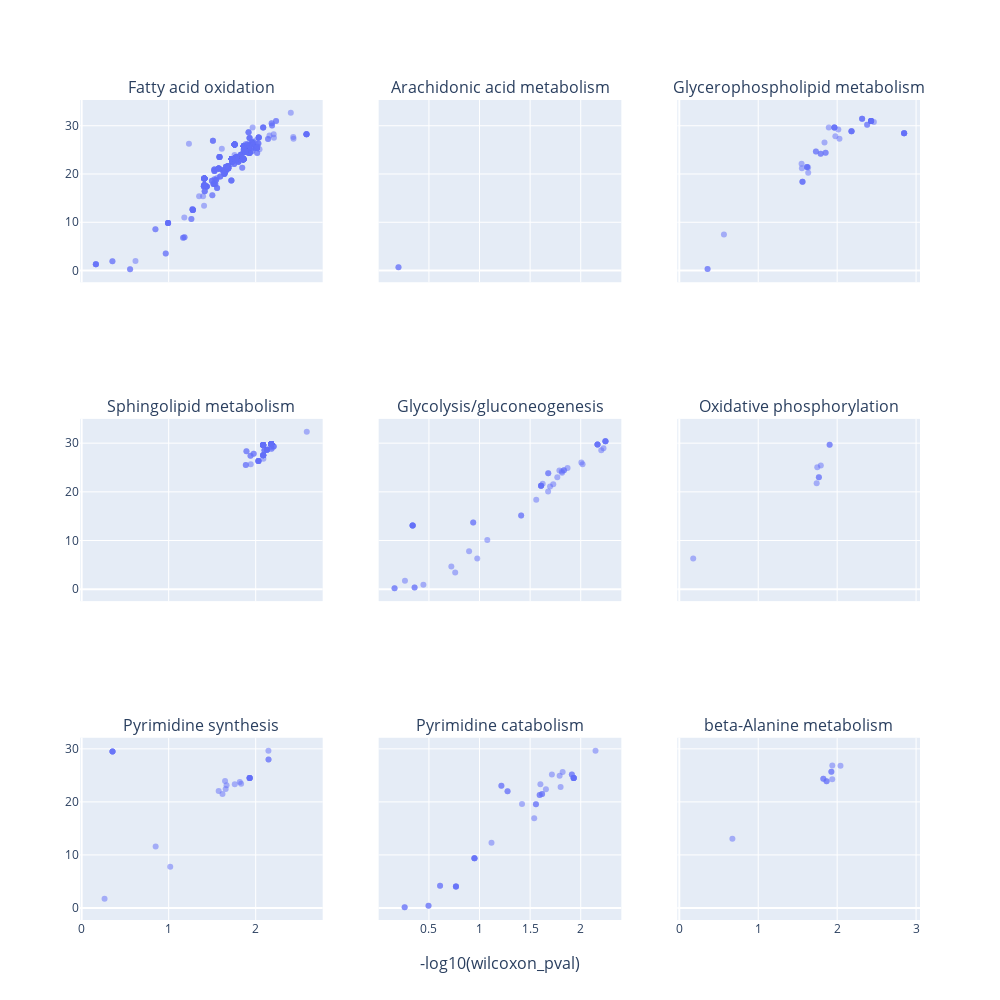

Write notebook code for a chart like this one.
### Code cell
from plotly.subplots import make_subplots
fig = make_subplots(
    rows = 3, 
    cols = 3,
    subplot_titles = relevant_subsystems,
    shared_xaxes = True,
    shared_yaxes = True,
    x_title = '-log10(wilcoxon_pval)'
)
key1 = 'E14_5,P4'
key2 = 'Mature_Glutamatergic'
data = wilcoxon_test_results[key1][key2]
for i, j, subsystem in zip(
    [1, 1, 1, 2, 2, 2, 3, 3, 3], 
    [1, 2, 3, 1, 2, 3, 1, 2, 3], 
    relevant_subsystems):
    fig.add_trace(
        plotly_vulcano_plot(
            data[data.subsystem == subsystem],
            key2 + ' ' + ' vs. '.join(key1.split(',')[::-1]) + subsystem,
            pval_cutoff = 0.05,
            pval_column = 'wilcox_pval'
        ).data[0],
        row = i, 
        col = j
    )
    
fig.update_layout(
    width = 1000,
    height = 1000
)
fig.show()

### Figure 1 — Plotly figure (JSON) as saved in the notebook; plotly's stock layout.template omitted (floating-point values rounded to 4 significant figures; data arrays with more than 128 entries replaced by an {"elided": "..."} marker saying what was removed)
{"data": [{"customdata": {"elided": "634x2 str values"}, "hovertemplate": "<b>%{hovertext}</b><br><br>Cohens's D=%{x}<br>-log10(adjusted p-value)=%{y}<br>associated_genes=%{customdata[0]}<br>subsystem=%{customdata[1]}<extra></extra>", "hovertext": {"elided": "634 str values"}, "legendgroup": "", "marker": {"color": "#636efa", "opacity": 0.5, "symbol": "circle"}, "mode": "markers", "name": "", "orientation": "v", "showlegend": false, "type": "scatter", "x": {"elided": "634 float values"}, "xaxis": "x", "y": {"elided": "634 float values"}, "yaxis": "y"}, {"customdata": [["GPX3; GPX5; GPX6; GPX7", "Arachidonic acid metabolism"], ["GPX3; GPX5; GPX6; GPX7", "Arachidonic acid metabolism"]], "hovertemplate": "<b>%{hovertext}</b><br><br>Cohens's D=%{x}<br>-log10(adjusted p-value)=%{y}<br>associated_genes=%{customdata[0]}<br>subsystem=%{customdata[1]}<extra></extra>", "hovertext": ["RE3520", "RE3520"], "legendgroup": "", "marker": {"color": "#636efa", "opacity": 0.5, "symbol": "circle"}, "mode": "markers", "name": "", "orientation": "v", "showlegend": false, "type": "scatter", "x": [0.1991, 0.1991], "xaxis": "x2", "y": [0.7003, 0.7003], "yaxis": "y2"}, {"customdata": [["ACHE", "Glycerophospholipid metabolism"], ["CDIPT", "Glycerophospholipid metabolism"], ["CDIPT", "Glycerophospholipid metabolism"], ["CDS1; CDS2", "Glycerophospholipid metabolism"], ["CDS1; CDS2", "Glycerophospholipid metabolism"], ["CEPT1; CHPT1", "Glycerophospholipid metabolism"], ["CEPT1", "Glycerophospholipid metabolism"], ["CHAT", "Glycerophospholipid metabolism"], ["PCYT1A; PCYT1B", "Glycerophospholipid metabolism"], ["PHOSPHO1", "Glycerophospholipid metabolism"], ["CHKA; CHKB", "Glycerophospholipid metabolism"], ["CRLS1", "Glycerophospholipid metabolism"], ["DGKA; DGKB; DGKD; DGKE; DGKG; DGKH; DGKI; DGKQ; DGKZ", "Glycerophospholipid metabolism"], ["DGKA; DGKB; DGKD; DGKE; DGKG; DGKH; DGKI; DGKQ; DGKZ", "Glycerophospholipid metabolism"], ["DGKI; DGKZ", "Glycerophospholipid metabolism"], ["CHKA; CHKB; ETNK1; ETNK2", "Glycerophospholipid metabolism"], ["PHOSPHO1", "Glycerophospholipid metabolism"], ["GPD1", "Glycerophospholipid metabolism"], ["GPD1", "Glycerophospholipid metabolism"], ["GK; GK2", "Glycerophospholipid metabolism"], ["GK; GK2", "Glycerophospholipid metabolism"], [null, "Glycerophospholipid metabolism"], ["PLA2G4A", "Glycerophospholipid metabolism"], ["PAFAH1B1; PAFAH1B2; PAFAH1B3; PAFAH2", "Glycerophospholipid metabolism"], ["PLA2G7", "Glycerophospholipid metabolism"], [null, "Glycerophospholipid metabolism"], ["PLD1; PLD2", "Glycerophospholipid metabolism"], ["PLD1", "Glycerophospholipid metabolism"], ["PLD1", "Glycerophospholipid metabolism"], ["PLD1", "Glycerophospholipid metabolism"], ["PCYT2", "Glycerophospholipid metabolism"], ["PEMT", "Glycerophospholipid metabolism"], ["PEMT", "Glycerophospholipid metabolism"], ["PGS1", "Glycerophospholipid metabolism"], [null, "Glycerophospholipid metabolism"], ["PIKFYVE; PIP4K2A; PIP4K2B; PIP4K2C; PIP5K1A; PIP5K1B; PIP5K1C", "Glycerophospholipid metabolism"], ["PI4K2A; PI4KA; PI4KB", "Glycerophospholipid metabolism"], ["PLA2G12A; PLA2G2A; PLA2G2F; PLA2G3; PLA2G4A; PLA2G4B; PLA2G4E; PLA2G5; PLA2G6", "Glycerophospholipid metabolism"], ["PLA2G10; PLA2G12A; PLA2G1B; PLA2G2A; PLA2G2D; PLA2G2E; PLA2G2F; PLA2G5", "Glycerophospholipid metabolism"], [null, "Glycerophospholipid metabolism"], ["PTDSS1", "Glycerophospholipid metabolism"], ["PTDSS1", "Glycerophospholipid metabolism"], ["PTDSS2", "Glycerophospholipid metabolism"], ["PTDSS2", "Glycerophospholipid metabolism"], ["PLD2", "Glycerophospholipid metabolism"], ["PLD2", "Glycerophospholipid metabolism"], ["ETNPPL", "Glycerophospholipid metabolism"], ["AKR1A1; AKR1B3", "Glycerophospholipid metabolism"], ["AKR1A1; AKR1B3", "Glycerophospholipid metabolism"], [null, "Glycerophospholipid metabolism"], [null, "Glycerophospholipid metabolism"]], "hovertemplate": "<b>%{hovertext}</b><br><br>Cohens's D=%{x}<br>-log10(adjusted p-value)=%{y}<br>associated_genes=%{customdata[0]}<br>subsystem=%{customdata[1]}<extra></extra>", "hovertext": ["Acetylcholinesterase", "phosphatidylinositol synthase (Homo sapiens)", "phosphatidylinositol synthase (Homo sapiens)", "phosphatidate cytidylyltransferase", "phosphatidate cytidylyltransferase", "choline phosphotransferase", "ethanolamine phosphotransferase", "Choline O-acetyltransferase", "choline phosphate cytididyltransferase", "choline phosphate phosphatase", "Choline kinase", "cardiolipin synthase (homo sapiens)", "Diacylglycerol phosphate kinase (homo sapiens)", "Diacylglycerol phosphate kinase (homo sapiens)", "Diacylglycerol phosphate kinase (homo sapiens)", "Ethanolamine kinase", "ethanolamine phosphate phosphatase", "glycerol-3-phosphate dehydrogenase (NAD)", "glycerol-3-phosphate dehydrogenase (NAD)", "glycerol kinase", "glycerol kinase", "Glycerophosphodiester phosphodiesterase (Glycerophosphocholine)", "lysophospholipase", "Platelet-activating factor acetylhydrolase", "Platelet-activating factor acetylhydrolase", "alkyl glycerol phosphocholine acetyl transferase", "choline phosphatase", "choline phosphatase", "choline phosphatase", "choline phosphatase", "phosphoethanolamine cytidyltransferase", "phosphatidylethanolamine N-methyltransferase", "phosphatidylethanolamine N-methyltransferase", "phosphatidyl-CMP: glycerophosphate phosphatidyltransferase", "Phosphatidylglycerol phosphate phosphatase (homo sapiens)", "phosphatidylinositol 4-phosphate 5-kinase", "phosphatidylinositol 4-kinase", "phospholipase A2", "phospholipase A2", "Phosphatidylserine decarboxylase", "Phosphatidylserine synthase homo sapiens", "Phosphatidylserine synthase homo sapiens", "Phosphatidylserine synthase homo sapiens", "Phosphatidylserine synthase homo sapiens", "RE3301", "RE3301", "Ethanolamine-phosphate phospho-lyase (deaminating) EC:4.2.3.2", "Glycerol:NADP+ oxidoreductase Glycerolipid metabolism EC:1.1.1.2 EC:1.1.1.72", "Glycerol:NADP+ oxidoreductase Glycerolipid metabolism EC:1.1.1.2 EC:1.1.1.72", "S-Adenosyl-L-methionine:ethanolamine-phosphate N-methyltransferase Glycerophospholipid metabolism EC:2.1.1.103", "S-Adenosyl-L-methionine:ethanolamine-phosphate N-methyltransferase Glycerophospholipid metabolism EC:2.1.1.103"], "legendgroup": "", "marker": {"color": "#636efa", "opacity": 0.5, "symbol": "circle"}, "mode": "markers", "name": "", "orientation": "v", "showlegend": false, "type": "scatter", "x": [2.465, 2.316, 2.38, 2.38, 2.182, 2.43, 2.43, 0.5655, 2.43, 1.618, 1.791, 1.632, 2.43, 2.015, 2.029, 1.791, 1.618, 0.3583, 0.3583, 1.56, 1.56, 1.965, 1.965, 1.854, 1.633, 1.854, 2.848, 2.848, 2.182, 2.848, 2.43, 2.182, 1.894, 2.316, 2.316, 1.549, 1.618, 1.965, 1.965, 1.731, 2.848, 2.43, 1.84, 2.43, 2.848, 2.43, 1.731, 1.56, 1.553, 2.182, 1.977], "xaxis": "x3", "y": [30.78, 31.44, 30.22, 30.22, 28.86, 31.0, 31.0, 7.483, 31.0, 21.47, 24.19, 21.35, 31.0, 29.25, 27.29, 24.19, 21.47, 0.3344, 0.3344, 18.38, 18.38, 29.65, 29.65, 24.39, 20.29, 24.39, 28.45, 28.45, 28.86, 28.45, 31.0, 28.86, 29.63, 31.44, 31.44, 22.15, 21.47, 29.65, 29.65, 24.64, 28.45, 31.0, 26.51, 31.0, 28.45, 31.0, 24.64, 18.38, 21.18, 28.86, 27.82], "yaxis": "y3"}, {"customdata": {"elided": "79x2 str values"}, "hovertemplate": "<b>%{hovertext}</b><br><br>Cohens's D=%{x}<br>-log10(adjusted p-value)=%{y}<br>associated_genes=%{customdata[0]}<br>subsystem=%{customdata[1]}<extra></extra>", "hovertext": ["3-Dehydrosphinganine reductase", "Lactosylceramide 4-alpha-galactosyltransferase", "Arylsulfatase A", "N-acylsphingosine amidohydrolase", "Beta-1,3-galactosyltransferase 3", "Beta-1,3-galactosyltransferase 4", "Beta-1,3-galactosyltransferase 4", "Beta-1,3-galactosyltransferase 4", "Beta-1,3-galactosyltransferase 4", "Beta-1,3-galactosyltransferase 5", "UDP-GlcNAc:betaGal beta-1,3-N-acetylglucosaminyltransferase 3, Golgi apparatus", "UDP-GlcNAc:betaGal beta-1,3-N-acetylglucosaminyltransferase 3, Golgi apparatus", "UDP-GlcNAc:betaGal beta-1,3-N-acetylglucosaminyltransferase 3, Golgi apparatus", "UDP-GlcNAc:betaGal beta-1,3-N-acetylglucosaminyltransferase 3, Golgi apparatus", "UDP-GlcNAc:betaGal beta-1,3-N-acetylglucosaminyltransferase 3, Golgi apparatus", "UDP-GlcNAc:betaGal beta-1,3-N-acetylglucosaminyltransferase 3, Golgi apparatus", "UDP-GlcNAc:betaGal beta-1,3-N-acetylglucosaminyltransferase 3, Golgi apparatus", "UDP-GlcNAc:betaGal beta-1,3-N-acetylglucosaminyltransferase 3, Golgi apparatus", "Ceramide kinase", "dihydroceramide desaturase", "dihydroceramide desaturase", "dihydrosphingosine N-acyltransferase", "Galactoside 2-alpha-L-fucosyltransferase 1", "Galactosylceramide sulfotransferase", "Galactosylceramide sulfotransferase", "Galactocerebrosidase", "Beta-1,4 N-acetylgalactosaminyltransferase", "Beta-1,4 N-acetylgalactosaminyltransferase", "Beta-1,4 N-acetylgalactosaminyltransferase", "Beta-1,4 N-acetylgalactosaminyltransferase", "Ganglioside O-acetylation", "Ganglioside O-acetylation", "Glucosylceramidase", "Glucosylceramidase", "globoside alpha-1,3-N-acetylgalactosaminyltransferase 1", "galactosidase, alpha", "Beta-galactosidase", "N-acetylgalactosaminidase, beta-", "N-acetylgalactosaminidase, alpha-", "RE2675", "sphingoid base-phosphate phosphatase (sphinganine 1-phosphatase), endoplasmic reticulum", "sphingoid base-phosphate phosphatase (sphinganine 1-phosphatase), endoplasmic reticulum", "serine C-palmitoyltransferase", "Sphingosine-1-phosphate lyase", "Beta-galactoside alpha-2,3-sialyltransferase, Golgi apparatus", "Lactosylceramide alpha-2,3-sialyltransferase, Golgi apparatus", "sphingolipid long chain base kinase (sphinganine)", "sphingomyelin phosphodiesterase 3, neutral membrane (neutral sphingomyelinase II)", "sphingomyelin phosphodiesterase 3, neutral membrane (neutral sphingomyelinase II)", "sphingomyelinase", "Sphingomyelin synthase (homo sapiens)", "sphingosine kinase 2", "sphingomyelin deacylase", "CMP-N-acetylneuraminate-beta-galactosamide-alpha-2,3-sialyltransferase, Golgi apparatus", "CMP-N-acetylneuraminate-beta-galactosamide-alpha-2,3-sialyltransferase, Golgi apparatus", "CMP-N-acetylneuraminate-beta-galactosamide-alpha-2,3-sialyltransferase, Golgi apparatus", "Alpha-N-acetylgalactosaminide alpha-2,6-sialyltransferase 2", "Alpha-N-acetylgalactosaminide alpha-2,6-sialyltransferase 2", "Alpha-N-acetylgalactosaminide alpha-2,6-sialyltransferase 2", "Alpha-N-acetylgalactosaminide alpha-2,6-sialyltransferase 2", "Alpha-N-acetylgalactosaminide alpha-2,6-sialyltransferase 2", "Alpha-N-acetylgalactosaminide alpha-2,6-sialyltransferase 2", "Alpha-N-acetylgalactosaminide alpha-2,6-sialyltransferase 2", "Alpha-N-acetylgalactosaminide alpha-2,6-sialyltransferase 2", "Alpha-N-acetylgalactosaminide alpha-2,6-sialyltransferase 3", "sialytransferase 7 ((alpha-N-acetylneuraminyl 2,3-betagalactosyl-1,3)-N-acetyl galactosaminide alpha-2,6-sialytransferase) F", "Beta-galactoside alpha-2,3-sialyltransferase", "Beta-galactoside alpha-2,3-sialyltransferase", "Beta-galactoside alpha-2,3-sialyltransferase", "Beta-galactoside alpha-2,3-sialyltransferase", "Beta-galactoside alpha-2,3-sialyltransferase", "Beta-galactoside alpha-2,3-sialyltransferase", "Beta-galactoside alpha-2,3-sialyltransferase", "Ceramide glucosyltransferase", "3-sn-phosphatidate phosphohydrolase Sphingolipid metabolism EC:3.1.3.4", "S-Adenosyl-L-methionine:methylethanolamine phosphate N-methyltransferase Glycerophospholipid metabolism EC:2.1.1.103", "S-Adenosyl-L-methionine:methylethanolamine phosphate N-methyltransferase Glycerophospholipid metabolism EC:2.1.1.103", "S-Adenosyl-L-methionine:phosphodimethylethanolamine N-methyltransferase Glycerophospholipid metabolism EC:2.1.1.103", "S-Adenosyl-L-methionine:phosphodimethylethanolamine N-methyltransferase Glycerophospholipid metabolism EC:2.1.1.103"], "legendgroup": "", "marker": {"color": "#636efa", "opacity": 0.5, "symbol": "circle"}, "mode": "markers", "name": "", "orientation": "v", "showlegend": false, "type": "scatter", "x": [2.086, 2.179, 1.894, 2.13, 2.179, 2.179, 2.086, 2.086, 2.086, 2.179, 2.032, 2.032, 2.032, 2.032, 2.032, 2.206, 2.179, 2.086, 2.088, 2.086, 2.086, 2.086, 2.032, 1.894, 2.206, 2.13, 2.179, 2.086, 2.086, 2.086, 2.179, 2.179, 1.94, 2.086, 2.179, 2.587, 2.086, 2.206, 2.179, 1.943, 2.101, 2.101, 2.086, 2.13, 2.179, 2.179, 1.886, 2.177, 2.13, 2.13, 2.177, 2.101, 2.13, 2.179, 2.086, 2.086, 2.179, 2.179, 2.179, 2.179, 2.086, 2.086, 2.086, 2.086, 2.086, 2.086, 2.179, 2.179, 2.179, 2.086, 2.086, 2.179, 2.086, 1.94, 1.886, 2.182, 1.977, 2.182, 1.977], "xaxis": "x4", "y": [27.54, 29.85, 28.31, 28.66, 29.85, 29.85, 29.62, 29.62, 29.62, 29.85, 26.31, 26.31, 26.31, 26.31, 26.31, 29.29, 29.85, 27.54, 26.79, 27.54, 27.54, 27.54, 26.31, 28.31, 29.29, 28.66, 29.85, 29.62, 29.62, 29.62, 29.85, 29.85, 27.43, 27.54, 29.85, 32.34, 27.54, 29.29, 29.85, 25.68, 28.54, 28.54, 27.54, 28.66, 29.85, 29.85, 25.53, 29.27, 28.66, 28.66, 29.27, 28.54, 28.66, 29.85, 29.62, 29.62, 29.85, 29.85, 29.85, 29.85, 29.62, 29.62, 29.62, 29.62, 29.62, 29.62, 29.85, 29.85, 29.85, 29.62, 29.62, 29.85, 29.62, 27.43, 25.53, 28.86, 27.82, 28.86, 27.82], "yaxis": "y4"}, {"customdata": [["AACS; ACSS2", "Glycolysis/gluconeogenesis"], ["ACSS1", "Glycolysis/gluconeogenesis"], ["ACYP1; ACYP2; RWDD2A", "Glycolysis/gluconeogenesis"], ["ADH1; ADH4; ADH5; ADH6A; ADH7; ADHFE1; ZADH2", "Glycolysis/gluconeogenesis"], ["AKR1A1", "Glycolysis/gluconeogenesis"], ["ALDH1A1; ALDH1A2; ALDH1A3; ALDH1B1; ALDH3A1; ALDH3A2; ALDH3B1; ALDH3B3; ALDH7A1; ALDH9A1", "Glycolysis/gluconeogenesis"], ["ALDH1B1; ALDH2", "Glycolysis/gluconeogenesis"], ["ALDH1A2; ALDH1B1; ALDH3A1; ALDH3A2; ALDH3B1; ALDH3B3; ALDH9A1", "Glycolysis/gluconeogenesis"], ["CAT", "Glycolysis/gluconeogenesis"], ["BPGM; PGAM1; PGAM2", "Glycolysis/gluconeogenesis"], ["BPGM; PGAM1; PGAM2", "Glycolysis/gluconeogenesis"], ["ENO1; ENO2; ENO3", "Glycolysis/gluconeogenesis"], ["ENO1; ENO2; ENO3", "Glycolysis/gluconeogenesis"], ["CYP2E1", "Glycolysis/gluconeogenesis"], ["ALDOART2; ALDOB; ALDOC", "Glycolysis/gluconeogenesis"], ["ALDOART2; ALDOB; ALDOC", "Glycolysis/gluconeogenesis"], ["FBP1; FBP2", "Glycolysis/gluconeogenesis"], ["GPD2", "Glycolysis/gluconeogenesis"], ["G6PC; G6PC2; G6PC3", "Glycolysis/gluconeogenesis"], ["GAPDHS; GM15294", "Glycolysis/gluconeogenesis"], ["GAPDHS; GM15294", "Glycolysis/gluconeogenesis"], ["GCK; HK1; HK2; HK3; HKDC1", "Glycolysis/gluconeogenesis"], ["LDHA; LDHAL6B; LDHB; LDHC; UEVLD", "Glycolysis/gluconeogenesis"], ["LDHA; LDHAL6B; LDHB; LDHC; UEVLD", "Glycolysis/gluconeogenesis"], ["DLAT; DLD; PDHA1; PDHA2; PDHB; PDHX", "Glycolysis/gluconeogenesis"], ["PCK1", "Glycolysis/gluconeogenesis"], ["PCK1; PCK2", "Glycolysis/gluconeogenesis"], ["PFKL; PFKM; PFKP", "Glycolysis/gluconeogenesis"], ["GPI1", "Glycolysis/gluconeogenesis"], ["GPI1", "Glycolysis/gluconeogenesis"], ["MIA3; PGK1; PGK2", "Glycolysis/gluconeogenesis"], ["MIA3; PGK1; PGK2", "Glycolysis/gluconeogenesis"], ["PGM1; PGM2", "Glycolysis/gluconeogenesis"], ["PGM1; PGM2", "Glycolysis/gluconeogenesis"], ["BPGM; PGAM1; PGAM2", "Glycolysis/gluconeogenesis"], ["BPGM; PGAM1; PGAM2", "Glycolysis/gluconeogenesis"], ["PKLR; PKM", "Glycolysis/gluconeogenesis"], ["TPI1", "Glycolysis/gluconeogenesis"], ["TPI1", "Glycolysis/gluconeogenesis"], ["PKLR", "Glycolysis/gluconeogenesis"], ["PKLR", "Glycolysis/gluconeogenesis"], ["PKLR", "Glycolysis/gluconeogenesis"], ["LDHA; LDHB; LDHC", "Glycolysis/gluconeogenesis"], ["LDHA; LDHB; LDHC", "Glycolysis/gluconeogenesis"], ["GPD1", "Glycolysis/gluconeogenesis"], ["GPD1", "Glycolysis/gluconeogenesis"], ["PKLR", "Glycolysis/gluconeogenesis"], ["GCK; HK1; HK2; HK3", "Glycolysis/gluconeogenesis"], ["GCK; HK1; HK2; HK3", "Glycolysis/gluconeogenesis"], ["PKLR", "Glycolysis/gluconeogenesis"]], "hovertemplate": "<b>%{hovertext}</b><br><br>Cohens's D=%{x}<br>-log10(adjusted p-value)=%{y}<br>associated_genes=%{customdata[0]}<br>subsystem=%{customdata[1]}<extra></extra>", "hovertext": ["acetyl-CoA synthetase", "acetyl-CoA synthetase", "acylphosphatase", "alcohol dehydrogenase, forward rxn (ethanol -> acetaldehyde)", "alcohol dehydrogenase (ethanol, NADP), forward reaction", "aldehyde dehydrogenase (acetaldehyde, NAD)", "aldehyde dehydrogenase (acetylaldehyde, NAD), mitochondrial", "aldehyde dehydrogenase (acetaldehyde, NADP)", "catalase A, peroxisomal (ethanol)", "Diphosphoglyceromutase", "Diphosphoglycerate phosphatase", "enolase", "enolase", "ethanol monooxygenase", "fructose-bisphosphate aldolase", "fructose-bisphosphate aldolase", "fructose-bisphosphatase", "glycerol-3-phosphate dehydrogenase (FAD), mitochondrial", "glucose-6-phosphate phosphatase, edoplasmic reticular", "glyceraldehyde-3-phosphate dehydrogenase", "glyceraldehyde-3-phosphate dehydrogenase", "hexokinase (D-glucose:ATP)", "L-lactate dehydrogenase", "L-lactate dehydrogenase", "pyruvate dehydrogenase", "Phosphoenolpyruvate carboxykinase (GTP)", "Phosphoenolpyruvate carboxykinase (GTP)", "phosphofructokinase", "glucose-6-phosphate isomerase", "glucose-6-phosphate isomerase", "phosphoglycerate kinase", "phosphoglycerate kinase", "phosphoglucomutase", "phosphoglucomutase", "phosphoglycerate mutase", "phosphoglycerate mutase", "pyruvate kinase", "triose-phosphate isomerase", "triose-phosphate isomerase", "GTP:pyruvate O2-phosphotransferase Purine metabolism EC:2.7.1.40", "CTP:pyruvate O2-phosphotransferase EC:2.7.1.40", "UTP:pyruvate O2-phosphotransferase EC:2.7.1.40", "(S)-Lactate:NAD+ oxidoreductase Glycolysis / Gluconeogenesis / Pyruvate metabolism EC:1.1.1.27", "(S)-Lactate:NAD+ oxidoreductase Glycolysis / Gluconeogenesis / Pyruvate metabolism EC:1.1.1.27", "sn-Glycerol-3-phosphate:NAD+ 2-oxidoreductase Glycerophospholipid metabolism EC:1.1.1.8", "sn-Glycerol-3-phosphate:NAD+ 2-oxidoreductase Glycerophospholipid metabolism EC:1.1.1.8", "dATP:pyruvate O2-phosphotransferase Purine metabolism EC:2.7.1.40", "Glycolysis / Glyconeogenesis EC:2.7.1.1", "Glycolysis / Glyconeogenesis EC:2.7.1.1", "dATP:pyruvate O2-phosphotransferase Purine metabolism EC:2.7.1.40"], "legendgroup": "", "marker": {"color": "#636efa", "opacity": 0.5, "symbol": "circle"}, "mode": "markers", "name": "", "orientation": "v", "showlegend": false, "type": "scatter", "x": [2.006, 1.816, 1.608, 0.7215, 0.9777, 1.834, 1.87, 1.834, 1.077, 1.608, 1.608, 1.789, 2.166, 0.8968, 1.679, 0.9375, 1.679, 1.768, 2.225, 1.813, 1.411, 2.244, 0.1603, 0.7594, 2.018, 1.697, 1.678, 0.9375, 2.203, 2.166, 1.411, 1.608, 2.244, 2.166, 2.166, 1.729, 0.2632, 1.624, 1.56, 0.3388, 0.3388, 0.3388, 0.4453, 0.1603, 0.3583, 0.3583, 0.3388, 2.244, 2.244, 0.3388], "xaxis": "x5", "y": [26.03, 23.94, 21.27, 4.658, 6.303, 24.42, 24.87, 24.42, 10.12, 21.27, 21.27, 24.38, 29.71, 7.793, 23.8, 13.69, 23.8, 22.98, 28.97, 24.19, 15.13, 30.41, 0.1989, 3.441, 25.68, 21.11, 20.07, 13.69, 28.53, 29.71, 15.13, 21.27, 30.41, 29.71, 29.71, 21.55, 1.734, 21.67, 18.38, 13.09, 13.09, 13.09, 0.9007, 0.1989, 0.3344, 0.3344, 13.09, 30.41, 30.41, 13.09], "yaxis": "y5"}, {"customdata": [["ATP5A1; ATP5B; ATP5C1; ATP5D; ATP5E; ATP5F1; ATP5G1; ATP5G2; ATP5G3; ATP5H; ATP5J; ATP5J2; ATP5K; ATP5O; ATP5S; GM5426; NSF", "Oxidative phosphorylation"], ["COX4I1; COX4I2; COX5A; COX5B; COX6A1; COX6A2; COX6B1; COX6B2; COX6C; COX7A1; COX7A2; COX7A2L; COX7B2; COX8A; COX8C; MT-CO1; MT-CO2; MT-CO3", "Oxidative phosphorylation"], ["CYC1; MT-CYTB; UQCR10; UQCR11; UQCRB; UQCRC1; UQCRC2; UQCRFS1; UQCRH; UQCRQ", "Oxidative phosphorylation"], ["ETFA; ETFB; ETFDH", "Oxidative phosphorylation"], [null, "Oxidative phosphorylation"], ["1700029P11RIK; MT-ND1; MT-ND2; MT-ND3; MT-ND4; MT-ND4L; MT-ND5; MT-ND6; NDUFA1; NDUFA10; NDUFA11; NDUFA12; NDUFA13; NDUFA2; NDUFA3; NDUFA4; NDUFA5; NDUFA6; NDUFA7; NDUFA8; NDUFA9; NDUFAB1; NDUFB10; NDUFB2; NDUFB3; NDUFB4; NDUFB5; NDUFB6; NDUFB7; NDUFB8; NDUFB9; NDUFC1; NDUFC2; NDUFS1; NDUFS2; NDUFS3; NDUFS4; NDUFS5; NDUFS6; NDUFS7; NDUFS8; NDUFV1; NDUFV2; NDUFV3; TUSC3", "Oxidative phosphorylation"], ["LHPP; PPA1", "Oxidative phosphorylation"], ["PPA2", "Oxidative phosphorylation"]], "hovertemplate": "<b>%{hovertext}</b><br><br>Cohens's D=%{x}<br>-log10(adjusted p-value)=%{y}<br>associated_genes=%{customdata[0]}<br>subsystem=%{customdata[1]}<extra></extra>", "hovertext": ["ATP synthase (four protons for one ATP)", "cytochrome c oxidase, mitochondrial Complex IV", "ubiquinol-6 cytochrome c reductase, Complex III", "Complex II reaction for respiratory chain", "glycerophosphate shuttle for trasnfer of reducing equivalents", "NADH dehydrogenase, mitochondrial", "inorganic diphosphatase", "inorganic diphosphatase"], "legendgroup": "", "marker": {"color": "#636efa", "opacity": 0.5, "symbol": "circle"}, "mode": "markers", "name": "", "orientation": "v", "showlegend": false, "type": "scatter", "x": [1.793, 1.905, 1.905, 0.1764, 1.768, 1.768, 1.748, 1.741], "xaxis": "x6", "y": [25.4, 29.65, 29.65, 6.287, 22.98, 22.98, 25.04, 21.78], "yaxis": "y6"}, {"customdata": [["CAD", "Pyrimidine synthesis"], ["CAD", "Pyrimidine synthesis"], ["CTPS; CTPS2", "Pyrimidine synthesis"], ["DHODH", "Pyrimidine synthesis"], ["CAD", "Pyrimidine synthesis"], ["DTYMK", "Pyrimidine synthesis"], ["UMPS", "Pyrimidine synthesis"], ["UMPS", "Pyrimidine synthesis"], [null, "Pyrimidine synthesis"], [null, "Pyrimidine synthesis"], [null, "Pyrimidine synthesis"], [null, "Pyrimidine synthesis"], ["NME4", "Pyrimidine synthesis"], ["NME4", "Pyrimidine synthesis"], ["GM20390; NME2", "Pyrimidine synthesis"], ["GM20390; NME2", "Pyrimidine synthesis"], [null, "Pyrimidine synthesis"], [null, "Pyrimidine synthesis"], [null, "Pyrimidine synthesis"], ["TK2", "Pyrimidine synthesis"], ["TK2", "Pyrimidine synthesis"], ["PKM", "Pyrimidine synthesis"], ["PKM", "Pyrimidine synthesis"], ["UCK1; UCK2; UCKL1", "Pyrimidine synthesis"]], "hovertemplate": "<b>%{hovertext}</b><br><br>Cohens's D=%{x}<br>-log10(adjusted p-value)=%{y}<br>associated_genes=%{customdata[0]}<br>subsystem=%{customdata[1]}<extra></extra>", "hovertext": ["aspartate carbamoyltransferase (reversible)", "carbamoyl-phosphate synthase (glutamine-hydrolysing)", "CTP synthase (glutamine)", "dihydoorotic acid dehydrogenase (quinone10)", "dihydroorotase", "dTMP kinase in mitochondria", "orotidine-5'-phosphate decarboxylase", "orotate phosphoribosyltransferase", "RE0452", "RE0452", "RE0453", "RE0453", "RE0453", "RE0453", "RE0453", "RE0453", "RE0456", "RE1530", "RE1530", "RE1530", "RE1530", "RE2954", "RE2954", "uridine kinase (ATP:Uridine)"], "legendgroup": "", "marker": {"color": "#636efa", "opacity": 0.5, "symbol": "circle"}, "mode": "markers", "name": "", "orientation": "v", "showlegend": false, "type": "scatter", "x": [1.931, 1.931, 1.575, 1.931, 1.931, 1.648, 1.931, 1.931, 1.655, 2.147, 0.3546, 0.3546, 1.665, 2.147, 0.3546, 0.3546, 1.817, 1.018, 1.618, 2.146, 1.76, 0.2632, 1.832, 0.8504], "xaxis": "x7", "y": [24.51, 24.51, 22.08, 24.51, 24.51, 23.93, 24.51, 24.51, 22.43, 27.99, 29.5, 29.5, 23.12, 27.99, 29.5, 29.5, 23.77, 7.776, 21.47, 29.66, 23.34, 1.734, 23.4, 11.61], "yaxis": "y7"}, {"customdata": [[null, "Pyrimidine catabolism"], ["UPB1", "Pyrimidine catabolism"], [null, "Pyrimidine catabolism"], ["AICDA; CDA", "Pyrimidine catabolism"], ["AGXT2", "Pyrimidine catabolism"], ["AGXT2", "Pyrimidine catabolism"], ["DCTD", "Pyrimidine catabolism"], ["DCTD", "Pyrimidine catabolism"], ["AICDA; CDA", "Pyrimidine catabolism"], ["DPYS; DPYSL2; DPYSL3", "Pyrimidine catabolism"], ["DPYS", "Pyrimidine catabolism"], ["DPYD", "Pyrimidine catabolism"], ["DPYD", "Pyrimidine catabolism"], ["DPYD", "Pyrimidine catabolism"], [null, "Pyrimidine catabolism"], ["NT5C; NT5C3", "Pyrimidine catabolism"], ["NT5C3", "Pyrimidine catabolism"], ["GUCA1A; NT5C; NT5C1A; NT5C1B; NT5C3; NT5E", "Pyrimidine catabolism"], ["NT5C; NT5C1A; NT5C1B; NT5C2; NT5C3; NT5E", "Pyrimidine catabolism"], ["NT5C; NT5C1A; NT5C1B; NT5C2; NT5C3; NT5E", "Pyrimidine catabolism"], ["UPP1; UPP2", "Pyrimidine catabolism"], ["UPP1; UPP2", "Pyrimidine catabolism"], ["TYMP", "Pyrimidine catabolism"], ["TYMP", "Pyrimidine catabolism"], ["UPB1", "Pyrimidine catabolism"], ["ENTPD1; ENTPD3; ENTPD8", "Pyrimidine catabolism"], ["ENTPD1; ENTPD3; ENTPD8", "Pyrimidine catabolism"], ["ENTPD1; ENTPD3; ENTPD8", "Pyrimidine catabolism"], ["ENTPD1; ENTPD3; ENTPD8", "Pyrimidine catabolism"], ["ITPA", "Pyrimidine catabolism"], [null, "Pyrimidine catabolism"], [null, "Pyrimidine catabolism"], [null, "Pyrimidine catabolism"], ["DCK", "Pyrimidine catabolism"], ["ITPA", "Pyrimidine catabolism"], ["ITPA", "Pyrimidine catabolism"], ["ABAT", "Pyrimidine catabolism"], ["ABAT", "Pyrimidine catabolism"], ["ENTPD1; ENTPD3; ENTPD8", "Pyrimidine catabolism"], ["ENTPD1; ENTPD3; ENTPD8", "Pyrimidine catabolism"], ["ENTPD1; ENTPD3; ENTPD8", "Pyrimidine catabolism"], ["ENTPD1; ENTPD3; ENTPD8", "Pyrimidine catabolism"]], "hovertemplate": "<b>%{hovertext}</b><br><br>Cohens's D=%{x}<br>-log10(adjusted p-value)=%{y}<br>associated_genes=%{customdata[0]}<br>subsystem=%{customdata[1]}<extra></extra>", "hovertext": ["2-deoxy-D-ribose 1-phosphate phosphorylase", "beta-ureidopropionase (D-3-amino-isobutanoate forming)", "Cytosine deaminase", "cytidine deaminase", "D-3-Amino-isobutanoate:pyruvate aminotransferase, mitochondrial", "D-3-Amino-isobutanoate:pyruvate aminotransferase, mitochondrial", "dCMP deaminase", "dCMP deaminase", "deoxycytidine deaminase", "dihydropyrimidinase (5,6-dihydrouracil)", "dihydropyrimidinase (dihydrothymine)", "dihydrothymin dehydrogenase (NADP)", "dihydrothymin dehydrogenase (NADP)", "dihydrouracil dehydrogenase (NADP)", "dUTP diphosphatase", "5'-nucleotidase (dUMP)", "5'-nucleotidase (UMP)", "5'-nucleotidase (dCMP)", "5'-nucleotidase (CMP)", "5'-nucleotidase (dTMP)", "pyrimidine-nucleoside phosphorylase (uracil)", "pyrimidine-nucleoside phosphorylase (uracil)", "thymidine phosphorylase", "thymidine phosphorylase", "b-ureidopropionase", "CDP diphosphohydrolase Pyrimidine metabolism EC:3.6.1.5", "CDP diphosphohydrolase Pyrimidine metabolism EC:3.6.1.5", "CTP diphosphohydrolase Pyrimidine metabolism EC:3.6.1.5", "CTP diphosphohydrolase Pyrimidine metabolism EC:3.6.1.5", "Uridine triphosphate pyrophosphohydrolase Pyrimidine metabolism EC:3.6.1.19", "5,6-Dihydrouracil:NAD+ oxidoreductase Pyrimidine metabolism EC:1.3.1.1", "5,6-Dihydrothymine:NAD+ oxidoreductase Pyrimidine metabolism EC:1.3.1.1", "5,6-Dihydrothymine:NAD+ oxidoreductase Pyrimidine metabolism EC:1.3.1.1", "ATP:deoxycitidine 5-phosphotransferase Pyrimidine metabolism EC:2.7.1.74", "2-Deoxyguanosine 5-triphosphate pyrophosphohydrolase Purine metabolism EC:3.6.1.19", "2-Deoxyguanosine 5-triphosphate pyrophosphohydrolase Purine metabolism EC:3.6.1.19", "(R)-3-Amino-2-methylpropanoate:2-oxoglutarate aminotransferase EC:2.6.1.22", "(R)-3-Amino-2-methylpropanoate:2-oxoglutarate aminotransferase EC:2.6.1.22", "dTDP diphosphohydrolase Pyrimidine metabolism EC:3.6.1.5", "dTDP diphosphohydrolase Pyrimidine metabolism EC:3.6.1.5", "dTTP nucleotidohydrolase Pyrimidine metabolism EC:3.6.1.39", "dTTP nucleotidohydrolase Pyrimidine metabolism EC:3.6.1.39"], "legendgroup": "", "marker": {"color": "#636efa", "opacity": 0.5, "symbol": "circle"}, "mode": "markers", "name": "", "orientation": "v", "showlegend": false, "type": "scatter", "x": [1.801, 1.931, 1.656, 1.602, 0.7671, 0.7671, 1.912, 1.791, 1.912, 1.931, 1.931, 1.931, 0.2602, 0.4961, 1.715, 1.594, 1.618, 1.558, 1.618, 1.594, 1.42, 1.821, 1.54, 1.931, 1.931, 1.277, 0.95, 1.216, 0.95, 2.146, 0.4961, 0.2602, 1.118, 1.558, 0.6101, 0.6101, 0.7671, 0.7671, 1.277, 0.95, 1.216, 0.95], "xaxis": "x8", "y": [22.8, 24.51, 22.37, 23.35, 4.031, 4.031, 25.15, 24.92, 25.15, 24.51, 24.51, 24.51, 0.1573, 0.4253, 25.16, 21.32, 21.47, 19.55, 21.47, 21.32, 19.58, 25.63, 16.94, 24.51, 24.51, 22.02, 9.359, 23.03, 9.359, 29.66, 0.4253, 0.1573, 12.28, 19.55, 4.199, 4.199, 4.031, 4.031, 22.02, 9.359, 23.03, 9.359], "yaxis": "y8"}, {"customdata": [["AOC1; AOC2; AOC3", "beta-Alanine metabolism"], ["ALDH9A1", "beta-Alanine metabolism"], ["ABAT", "beta-Alanine metabolism"], ["ABAT", "beta-Alanine metabolism"], ["GAD1", "beta-Alanine metabolism"], ["ALDH1A1; ALDH1A2; ALDH3A2; ALDH7A1; ALDH9A1", "beta-Alanine metabolism"], ["CNDP1; CNDP2", "beta-Alanine metabolism"], ["AUH; ECHS1; EHHADH; HADHA; HADHB", "beta-Alanine metabolism"], [null, "beta-Alanine metabolism"], ["CARNS1", "beta-Alanine metabolism"]], "hovertemplate": "<b>%{hovertext}</b><br><br>Cohens's D=%{x}<br>-log10(adjusted p-value)=%{y}<br>associated_genes=%{customdata[0]}<br>subsystem=%{customdata[1]}<extra></extra>", "hovertext": ["1,3-Diaminopropane:oxygen oxidoreductase (deaminating)", "Aminobutyraldehyde dehydrogenase", "3-Aminopropanoate:2-oxoglutarate aminotransferase (m)", "3-Aminopropanoate:2-oxoglutarate aminotransferase (m)", "aspartate 1-decarboxylase", "beta-Aminopropion aldehyde:NAD+ oxidoreductase", "Nalpha-(beta-alanyl)-L-histidine hydrolase IR", "Propenoyl-CoA hydrolase (m)", "Spermidine:(acceptor) oxidoreductase", "L-Histidine:beta-alanine ligase (AMP-forming) Alanine and aspartate metabolism / Histidine metabolism / beta-Alanine metabolism EC:6.3.2.11"], "legendgroup": "", "marker": {"color": "#636efa", "opacity": 0.5, "symbol": "circle"}, "mode": "markers", "name": "", "orientation": "v", "showlegend": false, "type": "scatter", "x": [1.926, 1.938, 2.042, 1.866, 1.866, 1.926, 1.825, 1.938, 0.6729, 1.825], "xaxis": "x9", "y": [25.66, 26.87, 26.79, 23.91, 23.91, 25.66, 24.35, 24.25, 13.07, 24.35], "yaxis": "y9"}], "layout": {"annotations": [{"font": {"size": 16}, "showarrow": false, "text": "Fatty acid oxidation", "x": 0.1444, "xanchor": "center", "xref": "paper", "y": 1, "yanchor": "bottom", "yref": "paper"}, {"font": {"size": 16}, "showarrow": false, "text": "Arachidonic acid metabolism", "x": 0.5, "xanchor": "center", "xref": "paper", "y": 1, "yanchor": "bottom", "yref": "paper"}, {"font": {"size": 16}, "showarrow": false, "text": "Glycerophospholipid metabolism", "x": 0.8556, "xanchor": "center", "xref": "paper", "y": 1, "yanchor": "bottom", "yref": "paper"}, {"font": {"size": 16}, "showarrow": false, "text": "Sphingolipid metabolism", "x": 0.1444, "xanchor": "center", "xref": "paper", "y": 0.6111, "yanchor": "bottom", "yref": "paper"}, {"font": {"size": 16}, "showarrow": false, "text": "Glycolysis/gluconeogenesis", "x": 0.5, "xanchor": "center", "xref": "paper", "y": 0.6111, "yanchor": "bottom", "yref": "paper"}, {"font": {"size": 16}, "showarrow": false, "text": "Oxidative phosphorylation", "x": 0.8556, "xanchor": "center", "xref": "paper", "y": 0.6111, "yanchor": "bottom", "yref": "paper"}, {"font": {"size": 16}, "showarrow": false, "text": "Pyrimidine synthesis", "x": 0.1444, "xanchor": "center", "xref": "paper", "y": 0.2222, "yanchor": "bottom", "yref": "paper"}, {"font": {"size": 16}, "showarrow": false, "text": "Pyrimidine catabolism", "x": 0.5, "xanchor": "center", "xref": "paper", "y": 0.2222, "yanchor": "bottom", "yref": "paper"}, {"font": {"size": 16}, "showarrow": false, "text": "beta-Alanine metabolism", "x": 0.8556, "xanchor": "center", "xref": "paper", "y": 0.2222, "yanchor": "bottom", "yref": "paper"}, {"font": {"size": 16}, "showarrow": false, "text": "-log10(wilcoxon_pval)", "x": 0.5, "xanchor": "center", "xref": "paper", "y": 0, "yanchor": "top", "yref": "paper", "yshift": -30}], "height": 1000, "width": 1000, "xaxis": {"anchor": "y", "autorange": true, "domain": [0, 0.2889], "matches": "x7", "range": [-0.01889, 2.77], "showticklabels": false, "type": "linear"}, "xaxis2": {"anchor": "y2", "autorange": true, "domain": [0.3556, 0.6444], "matches": "x8", "range": [0.003334, 2.401], "showticklabels": false, "type": "linear"}, "xaxis3": {"anchor": "y3", "autorange": true, "domain": [0.7111, 1], "matches": "x9", "range": [-0.02484, 3.049], "showticklabels": false, "type": "linear"}, "xaxis4": {"anchor": "y4", "autorange": true, "domain": [0, 0.2889], "matches": "x7", "range": [-0.01889, 2.77], "showticklabels": false, "type": "linear"}, "xaxis5": {"anchor": "y5", "autorange": true, "domain": [0.3556, 0.6444], "matches": "x8", "range": [0.003334, 2.401], "showticklabels": false, "type": "linear"}, "xaxis6": {"anchor": "y6", "autorange": true, "domain": [0.7111, 1], "matches": "x9", "range": [-0.02484, 3.049], "showticklabels": false, "type": "linear"}, "xaxis7": {"anchor": "y7", "autorange": true, "domain": [0, 0.2889], "range": [-0.01889, 2.77], "type": "linear"}, "xaxis8": {"anchor": "y8", "autorange": true, "domain": [0.3556, 0.6444], "range": [0.003334, 2.401], "type": "linear"}, "xaxis9": {"anchor": "y9", "autorange": true, "domain": [0.7111, 1], "range": [-0.02484, 3.049], "type": "linear"}, "yaxis": {"anchor": "x", "autorange": true, "domain": [0.7778, 1], "range": [-2.422, 35.33], "type": "linear"}, "yaxis2": {"anchor": "x2", "autorange": true, "domain": [0.7778, 1], "matches": "y", "range": [-2.422, 35.33], "showticklabels": false, "type": "linear"}, "yaxis3": {"anchor": "x3", "autorange": true, "domain": [0.7778, 1], "matches": "y", "range": [-2.422, 35.33], "showticklabels": false, "type": "linear"}, "yaxis4": {"anchor": "x4", "autorange": true, "domain": [0.3889, 0.6111], "range": [-2.443, 34.98], "type": "linear"}, "yaxis5": {"anchor": "x5", "autorange": true, "domain": [0.3889, 0.6111], "matches": "y4", "range": [-2.443, 34.98], "showticklabels": false, "type": "linear"}, "yaxis6": {"anchor": "x6", "autorange": true, "domain": [0.3889, 0.6111], "matches": "y4", "range": [-2.443, 34.98], "showticklabels": false, "type": "linear"}, "yaxis7": {"anchor": "x7", "autorange": true, "domain": [0, 0.2222], "range": [-2.267, 32.09], "type": "linear"}, "yaxis8": {"anchor": "x8", "autorange": true, "domain": [0, 0.2222], "matches": "y7", "range": [-2.267, 32.09], "showticklabels": false, "type": "linear"}, "yaxis9": {"anchor": "x9", "autorange": true, "domain": [0, 0.2222], "matches": "y7", "range": [-2.267, 32.09], "showticklabels": false, "type": "linear"}}}
